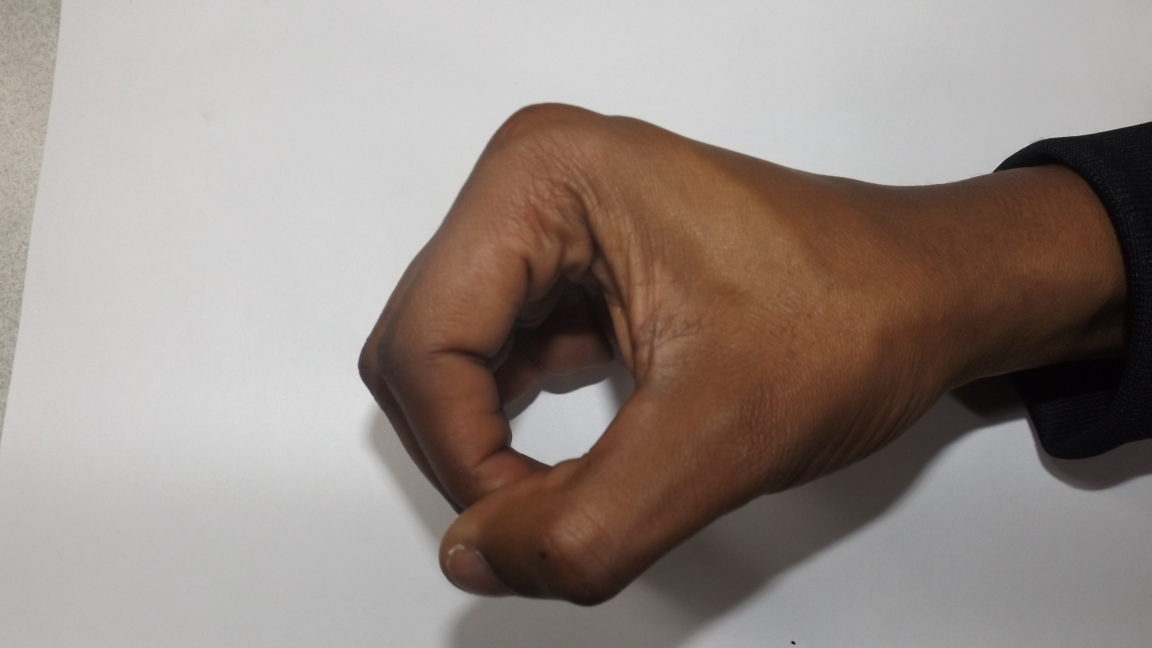
#> input picture input/0_men (5).JPG, 4608 x 2592 px, given as the content of the folder ../testInput/, which was not available (shown at 1/4 size)
$ python preprocessing.py
#> lines starting #> are read from the running program, lines starting #| are printed output that depends on the picture; pictures that were not available may be replaced by others from this repository, and a replacement may not be noted
### src/utils.py
import cv2 as cv
from os import listdir
from os.path import isfile, join
import pandas as pd
from sklearn.model_selection import train_test_split
from sklearn.neighbors import KNeighborsClassifier
from sklearn.metrics import accuracy_score
from sklearn.svm import SVC
from preprocessing import *
import joblib


def readImages(dataPath, sort=False):
#> called with dataPath = '../testInput/', sort = False
    files = [f for f in listdir(dataPath) if isfile(join(dataPath, f))]
    x = []
    if sort:
        files = sorted(files, key=lambda x: int(x.split('.')[0]))
    for fileName in files:
        img = cv.imread(join(dataPath, fileName))
#> img is the input picture: shape (2592, 4608, 3); mean B, G, R 133.3, 139.4, 150.6
        if (img is None):
            continue
        x.append(img)

    return x


# [58 lines left out: functions showImages, saveToCSV, getAccuracySVM, getAccuracyKNN, not called in this run]

### src/preprocessing.py
import cv2 as cv
import numpy as np
import matplotlib as mpl
from sklearn.mixture import GaussianMixture
from utils import *

mpl.rcParams['image.cmap'] = 'gray'


# [38 lines left out: functions getAvg, gammaLUT, contours, not called in this run]


def restoreImage(mask, img):
    return cv.bitwise_and(img, img, mask=mask)


# [242 lines left out: functions setSideBorders, boundingRect, crop, segmentYCbCr, preprocess, augmentImages and 8 more, not called in this run]


if __name__ == '__main__':
    runPreprocessing()
#> in runPreprocessing, `imgs = readImages("../testInput/")`: imgs = 1 item
#> the loop in runPreprocessing, `for i in range(len(imgs)):` made 1 pass
#> pass 1, in preprocess, `img = cv.resize(img, (500, 500))`:
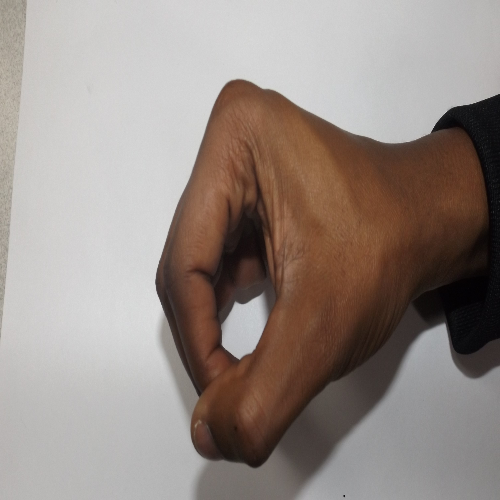
#> img: shape (500, 500, 3); mean of channels 0, 1, 2 133.2, 139.3, 150.5; drawn as B, G, R
#> pass 1, in getAvg, `img_gray = cv.cvtColor(img, cv.COLOR_BGR2GRAY)`:
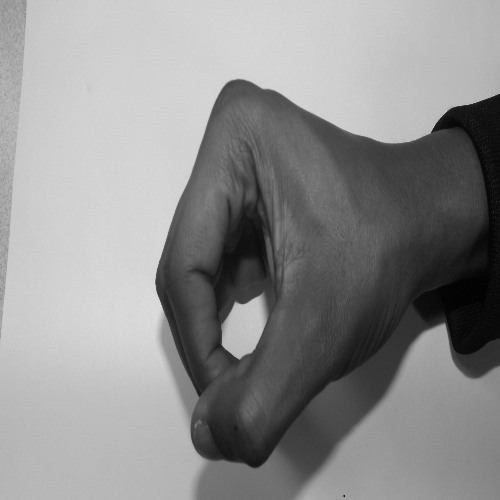
#> img_gray: shape (500, 500); min 2, max 221, mean 141.9
#> pass 1, in gammaLUT, `img_gamma = cv.LUT(img, lookup_table)`:
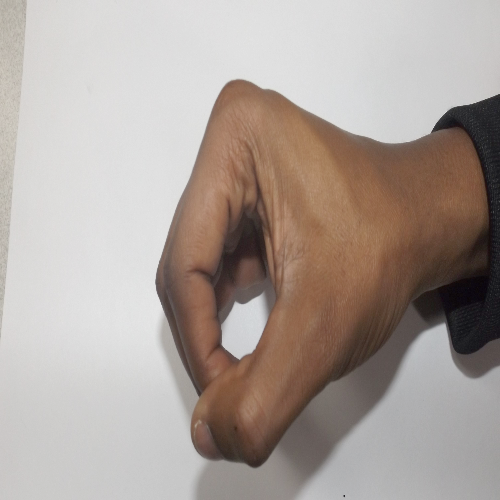
#> img_gamma: shape (500, 500, 3); mean of channels 0, 1, 2 154.6, 161, 172; drawn as B, G, R

$ run again, on input/1_men (14).JPG
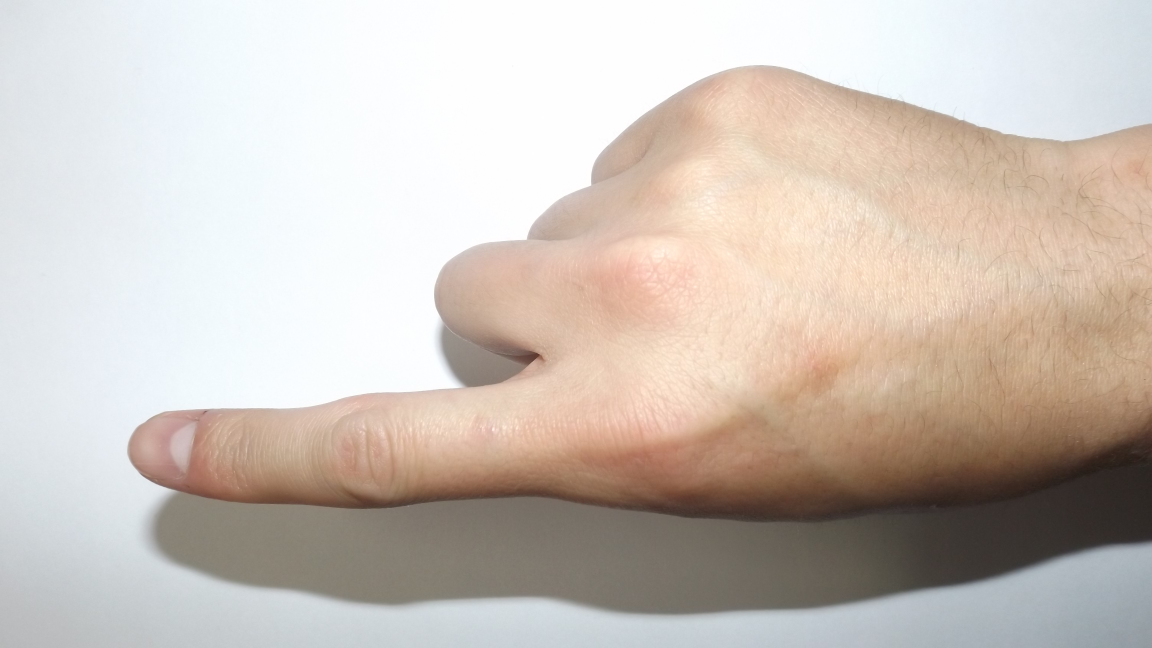
#> input picture input/1_men (14).JPG, 4608 x 2592 px, given as the content of the folder ../testInput/, which was not available (shown at 1/4 size)
#> in readImages, img is the input picture: shape (2592, 4608, 3); mean B, G, R 186.3, 194.4, 204.5
#> imgs = 1 item
#> the loop in runPreprocessing, `for i in range(len(imgs)):` made 1 pass
#> pass 1, in getAvg, `img_gray = cv.cvtColor(img, cv.COLOR_BGR2GRAY)`:
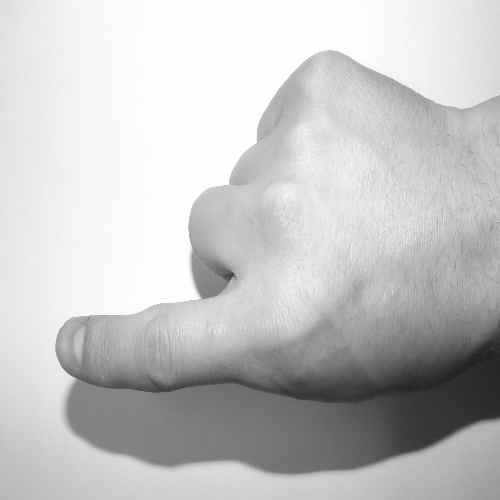
#> img_gray: shape (500, 500); min 30, max 255, mean 196.4
#> pass 1, in gammaLUT, `img_gamma = cv.LUT(img, lookup_table)`:
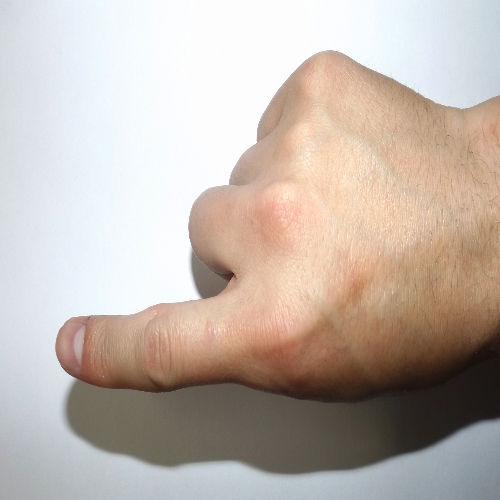
#> img_gamma: shape (500, 500, 3); mean of channels 0, 1, 2 173.1, 181.9, 193.4; drawn as B, G, R

$ run again, on input/1_men (15).JPG
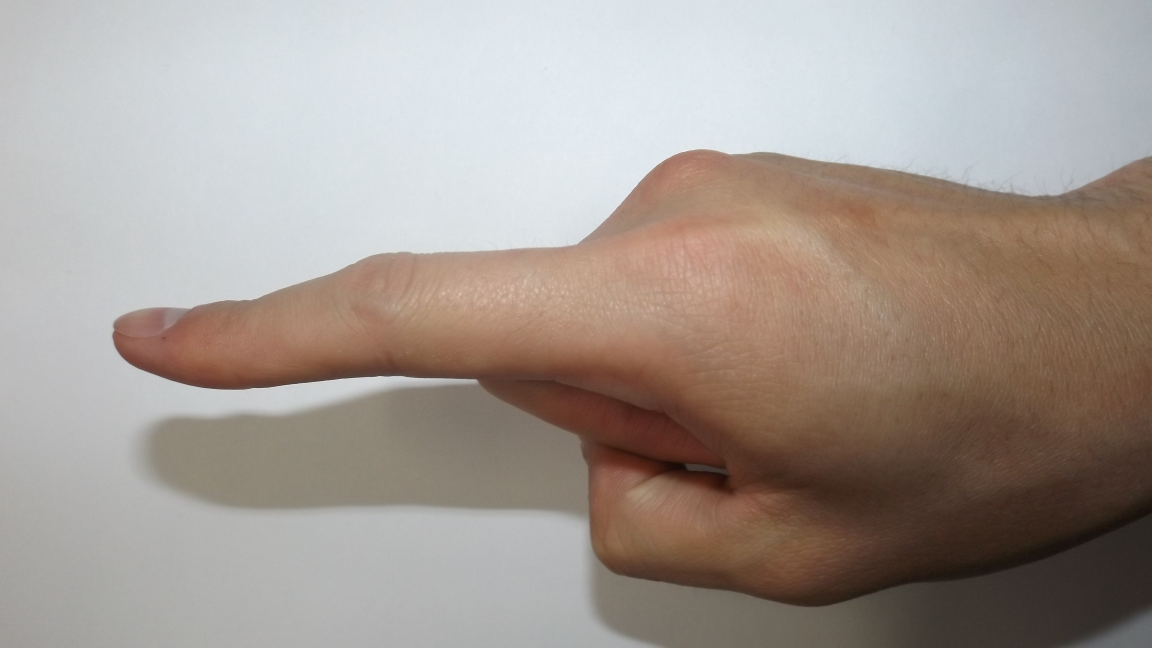
#> input picture input/1_men (15).JPG, 4608 x 2592 px, given as the content of the folder ../testInput/, which was not available (shown at 1/4 size)
#> in readImages, img is the input picture: shape (2592, 4608, 3); mean B, G, R 146.5, 153.6, 164.1
#> imgs = 1 item
#> the loop in runPreprocessing, `for i in range(len(imgs)):` made 1 pass
#> pass 1, in getAvg, `img_gray = cv.cvtColor(img, cv.COLOR_BGR2GRAY)`:
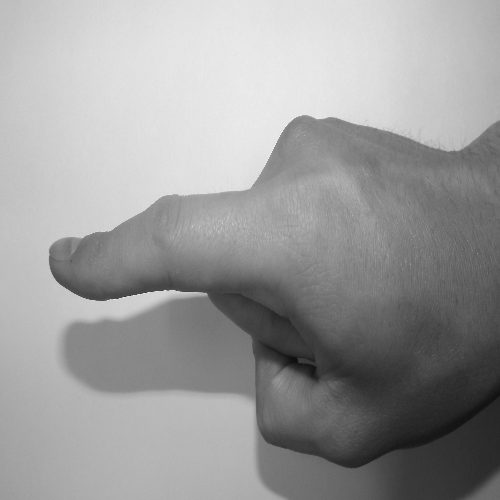
#> img_gray: shape (500, 500); min 13, max 246, mean 155.9
#> pass 1, in gammaLUT, `img_gamma = cv.LUT(img, lookup_table)`:
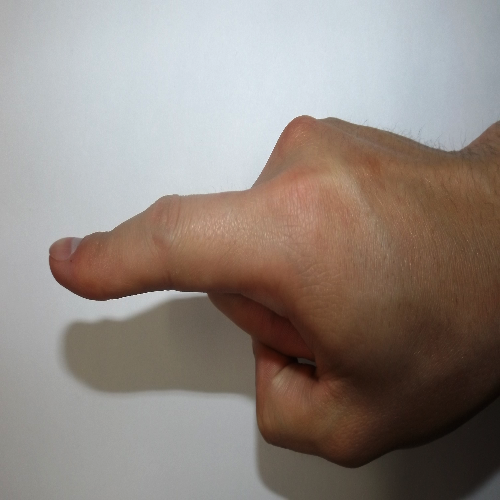
#> img_gamma: shape (500, 500, 3); mean of channels 0, 1, 2 129, 135.5, 145.7; drawn as B, G, R

$ run again, on input/1_men (16).JPG
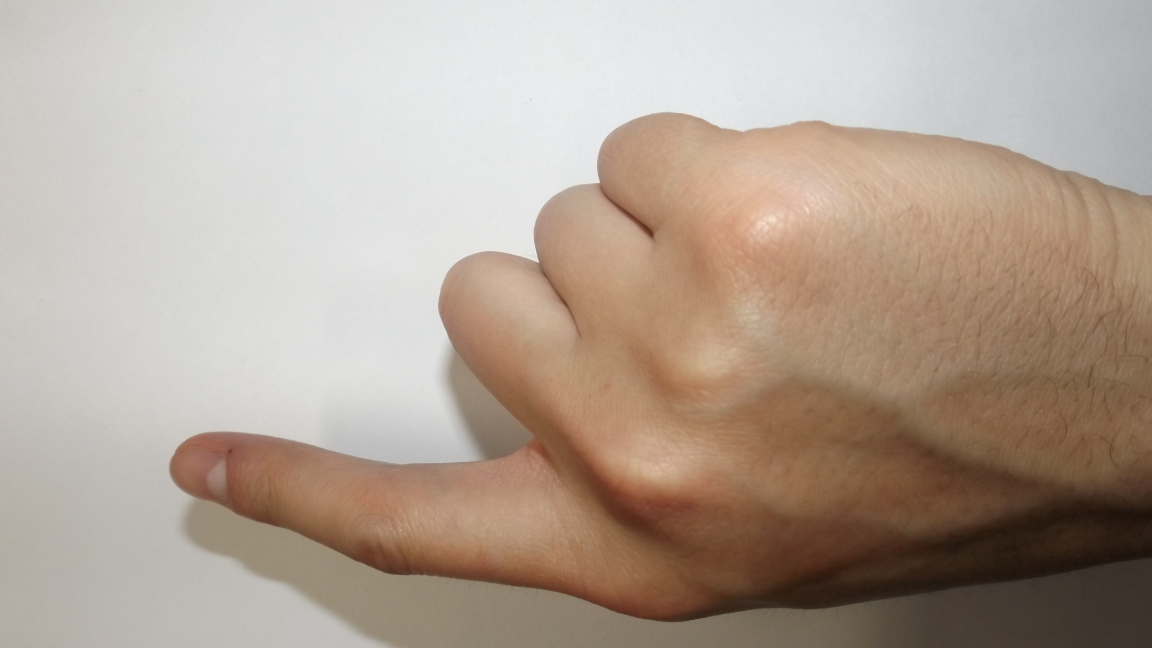
#> input picture input/1_men (16).JPG, 4608 x 2592 px, given as the content of the folder ../testInput/, which was not available (shown at 1/4 size)
#> in readImages, img is the input picture: shape (2592, 4608, 3); mean B, G, R 149.2, 162.3, 178.1
#> imgs = 1 item
#> the loop in runPreprocessing, `for i in range(len(imgs)):` made 1 pass
#> pass 1, in getAvg, `img_gray = cv.cvtColor(img, cv.COLOR_BGR2GRAY)`:
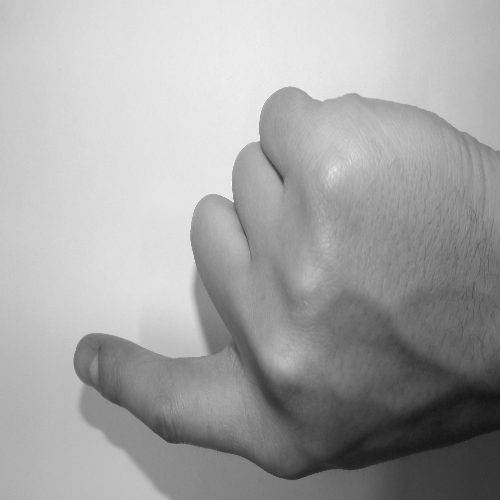
#> img_gray: shape (500, 500); min 17, max 249, mean 165.5
#> pass 1, in gammaLUT, `img_gamma = cv.LUT(img, lookup_table)`:
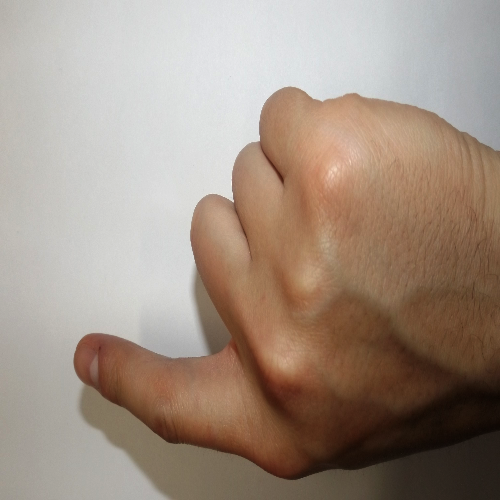
#> img_gamma: shape (500, 500, 3); mean of channels 0, 1, 2 131.6, 144.8, 161.6; drawn as B, G, R
